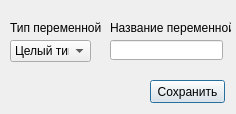
<?xml version="1.0" encoding="UTF-8"?>
<ui version="4.0">
 <class>Variable</class>
 <widget class="QDialog" name="Variable">
  <property name="geometry">
   <rect>
    <x>0</x>
    <y>0</y>
    <width>236</width>
    <height>114</height>
   </rect>
  </property>
  <property name="windowTitle">
   <string>Dialog</string>
  </property>
  <widget class="QPushButton" name="pushButton">
   <property name="geometry">
    <rect>
     <x>150</x>
     <y>80</y>
     <width>75</width>
     <height>23</height>
    </rect>
   </property>
   <property name="text">
    <string>Сохранить</string>
   </property>
  </widget>
  <widget class="QComboBox" name="comboBox">
   <property name="geometry">
    <rect>
     <x>10</x>
     <y>40</y>
     <width>81</width>
     <height>22</height>
    </rect>
   </property>
   <item>
    <property name="text">
     <string>Целый тип</string>
    </property>
   </item>
  </widget>
  <widget class="QLineEdit" name="lineEdit">
   <property name="geometry">
    <rect>
     <x>110</x>
     <y>40</y>
     <width>113</width>
     <height>20</height>
    </rect>
   </property>
  </widget>
  <widget class="QLabel" name="label">
   <property name="geometry">
    <rect>
     <x>110</x>
     <y>20</y>
     <width>121</width>
     <height>16</height>
    </rect>
   </property>
   <property name="text">
    <string>Название переменной</string>
   </property>
  </widget>
  <widget class="QLabel" name="label_2">
   <property name="geometry">
    <rect>
     <x>10</x>
     <y>20</y>
     <width>91</width>
     <height>16</height>
    </rect>
   </property>
   <property name="text">
    <string>Тип переменной</string>
   </property>
  </widget>
 </widget>
 <resources/>
 <connections/>
</ui>
